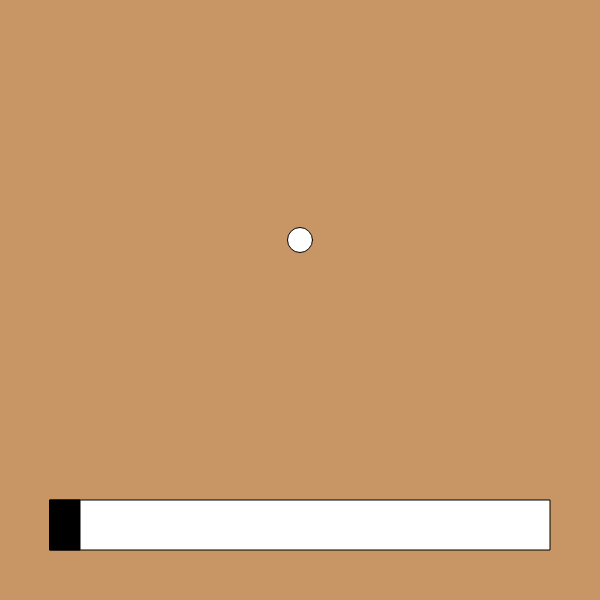
Frame 1 (no input)
Frame 60 (no input): identical to frame 1, image omitted
Frame 120 (the mouse pressed at the canvas centre since frame 60): identical to frame 1, image omitted

The p5.js sketch that drew this single still picture (run headless with seeded random() and noise() and a simulated clock; from frame 60 on, the mouse is pressed at the canvas centre):

// p5.js sketch
// ── sketch.js
var buttonX = 50;

function setup() {
    createCanvas(600, 600);
}

function draw() {
    background(200, 150, 100);
    
    //Slider
    fill(255);
    rect(50, 500, 500, 50); //Big rect
    fill(0);
    rect(buttonX, 500, 30, 50); //Moving button

    fill(255);
    ellipse(width/2, height/2.5, buttonX/2, buttonX/2);

}


function mouseDragged() {
	buttonX = max(min(mouseX, 520), 50);
}
    
